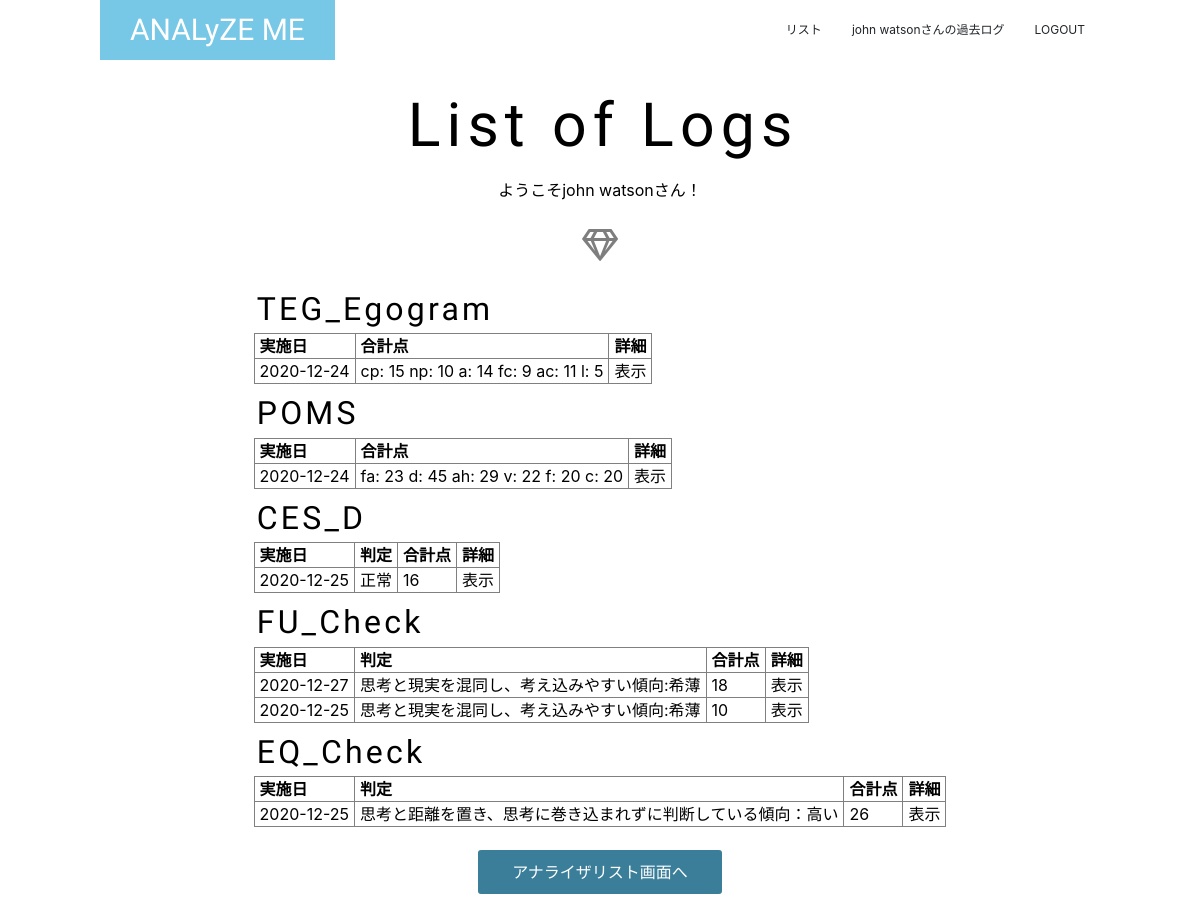
Page /logs/ (signed in) on the committed database.
### analyze_me/models/user.py (models this page shows, shortened)
class User(UserMixin, db.Model):
    __tablename__ = 'user'
    id = db.Column(db.Integer, primary_key=True)
    user_id = db.Column(db.String(50), unique=True)
    name = db.Column(db.String(30))
    password = db.Column(db.String(20), unique=True)
    created_at = db.Column(db.DateTime)
    fu_results = relationship('FU_results')
    eq_results = relationship('EQ_results')
    ces_results = relationship('CES_results')
    pom_results = relationship('POM_results')
    teg_results = relationship('TEG_results')

### analyze_me/models/results.py (models this page shows, shortened)
class TEG_results(db.Model):
    __tablename__ = 'teg_results'
    id = db.Column(db.Integer, primary_key=True, nullable=False)
    answers = db.Column(db.PickleType, nullable=True)
    a_sum = db.Column(db.PickleType, nullable=True)
    created_at = db.Column(db.DateTime)
    user_id = db.Column(db.Integer, db.ForeignKey('user.id', onupdate='CASCADE', ondelete='CASCADE'), nullable=False)

class POM_results(db.Model):
    __tablename__ = 'pom_results'
    id = db.Column(db.Integer, primary_key=True, nullable=False)
    answers = db.Column(db.PickleType, nullable=True)
    a_sum = db.Column(db.PickleType, nullable=True)
    created_at = db.Column(db.DateTime)
    user_id = db.Column(db.Integer, db.ForeignKey('user.id', onupdate='CASCADE', ondelete='CASCADE'), nullable=False)

class CES_results(db.Model):
    __tablename__ = 'ces_results'
    id = db.Column(db.Integer, primary_key=True, nullable=False)
    answers = db.Column(db.PickleType, nullable=True)
    a_sum = db.Column(db.Integer, nullable=True)
    judge = db.Column(db.String(200), nullable=True)
    created_at = db.Column(db.DateTime)
    user_id = db.Column(db.Integer, db.ForeignKey('user.id', onupdate='CASCADE', ondelete='CASCADE'), nullable=False)

class FU_results(db.Model):
    __tablename__ = 'fu_results'
    id = db.Column(db.Integer, primary_key=True, nullable=False)
    answers = db.Column(db.PickleType, nullable=True)
    a_sum = db.Column(db.Integer, nullable=True)
    judge = db.Column(db.String(200), nullable=True)
    created_at = db.Column(db.DateTime)
    user_id = db.Column(db.Integer, db.ForeignKey('user.id', onupdate='CASCADE', ondelete='CASCADE'), nullable=False)

class EQ_results(db.Model):
    __tablename__ = 'eq_results'
    id = db.Column(db.Integer, primary_key=True, nullable=False)
    answers = db.Column(db.PickleType, nullable=True)
    a_sum = db.Column(db.Integer, nullable=True)
    judge = db.Column(db.String(200), nullable=True)
    created_at = db.Column(db.DateTime)
    user_id = db.Column(db.Integer, db.ForeignKey('user.id', onupdate='CASCADE', ondelete='CASCADE'), nullable=False)

### analyze_me/views/views.py (the view)
@views.route('/logs/')
@login_required
def show_logs():
    fu_results = views_service.find_all('fu')
    eq_results = views_service.find_all('eq')
    ces_results = views_service.find_all('ces')
    pom_results = views_service.find_all('pom')
    teg_results = views_service.find_all('teg')
    return render_template('logs/logs.html', fu_results=fu_results, \
                           eq_results=eq_results, ces_results=ces_results, \
                           pom_results=pom_results, teg_results=teg_results)

### analyze_me/__init__.py (called while the page is built)
@login_manager.user_loader
def load_user(user_id):
    return User.query.get(int(user_id))

### analyze_me/services/views_service.py (called while the page is built)
def find_all(ex_id):
    if ex_id == 'fu':
        return FU_results.query.filter(FU_results.user_id == current_user.id).order_by(FU_results.id.desc()).all()
    elif ex_id == 'eq':
        return EQ_results.query.filter(EQ_results.user_id == current_user.id).order_by(EQ_results.id.desc()).all()
    elif ex_id == 'ces':
        return CES_results.query.filter(CES_results.user_id == current_user.id).order_by(CES_results.id.desc()).all()
    elif ex_id == 'pom':
        session['pom_fac'] = ["fa", "d", "ah", "v", "f", "c"]
        return POM_results.query.filter(POM_results.user_id == current_user.id).order_by(POM_results.id.desc()).all()
    elif ex_id == 'teg':
        session['teg_fac'] = ["cp", "np", "a", "fc", "ac", "l"]
        return TEG_results.query.filter(TEG_results.user_id == current_user.id).order_by(TEG_results.id.desc()).all()

### analyze_me/templates/logs/logs.html (shortened to what this page needs)
{% extends "layout.html" %}
{% block body %}
<section class="logA">
    <div class="con">
        <h2>List of Logs</h2>
        <p>ようこそ{{ current_user.name }}さん！</p>
        <p class="symbol"><span class="far fa-gem"></span></p>
        <div class="test-block">
            <h5>TEG_Egogram</h5>
            <table border="1">
                {% if teg_results %}
                <tr>
                    <th>実施日</th>
                    <th>合計点</th>
                    <th>詳細</th>
                </tr>
                {% else %}
                    <p>結果がありません</p>
                {% endif %}
                {% for teg_res in teg_results %}
                <tr>
                    <td>
                        {{ "{0:%Y-%m-%d}".format(teg_res.created_at) }}
                    </td>
                    <td>
                        {% for fac in session.teg_fac %}
                            {{ fac }}: {{ teg_res.a_sum[loop.index-1] }}
                        {% endfor %}
                    </td>
                    <td>
                        <a href="{{ url_for('views.result', ex_id='teg', result_id=teg_res.id) }}" >
                            表示
                        </a>
                    </td>
                </tr>
                {% endfor %}
            </table>
        </div>
        <div class="test-block">
            <h5>POMS</h5>
            <table border="1">
                {% if pom_results %}
                <tr>
                    <th>実施日</th>
                    <th>合計点</th>
                    <th>詳細</th>
                </tr>
                {% else %}
                    <p>結果がありません</p>
                {% endif %}
                {% for pom_res in pom_results %}
                <tr>
                    <td>
                        {{ "{0:%Y-%m-%d}".format(pom_res.created_at) }}
                    </td>
                    <td>
                        {% for fac in session.pom_fac %}
                            {{ fac }}: {{ pom_res.a_sum[loop.index-1] }}
                        {% endfor %}
                    </td>
                    <td>
                        <a href="{{ url_for('views.result', ex_id='pom', result_id=pom_res.id) }}">
                            表示
                        </a>
                    </td>
                </tr>
                {% endfor %}
            </table>
        </div>
        <div class="test-block">
            <h5>CES_D</h5>
            <table border="1">
                {% if ces_results %}
                <tr>
                    <th>実施日</th>
                    <th>判定</th>
                    <th>合計点</th>
                    <th>詳細</th>
                </tr>
                {% else %}
                    <p>結果がありません</p>
                {% endif %}
                {% for ces_res in ces_results %}
                <tr>
                    <td>
                        {{ "{0:%Y-%m-%d}".format(ces_res.created_at) }}
                    </td>
                    <td>{{ ces_res.judge }}</td>
                    <td>{{ ces_res.a_sum }}</td>
                    <td>
                        <a href="{{ url_for('views.result', ex_id='ces', result_id=ces_res.id) }}">
                            表示
                        </a>
                    </td>
                </tr>
                {% endfor %}
            </table>
        </div>
        <div class="test-block">
            <h5>FU_Check</h5>
            <table border="1">
                {% if fu_results %}
                <tr>
                    <th>実施日</th>
                    <th>判定</th>
                    <th>合計点</th>
                    <th>詳細</th>
                </tr>
                {% else %}
                    <p>結果がありません</p>
                {% endif %}
                {% for fu_res in fu_results %}
                <tr>
                    <td>
                        {{ "{0:%Y-%m-%d}".format(fu_res.created_at) }}
                    </td>
                    <td>{{ fu_res.judge }}</td>
                    <td>{{ fu_res.a_sum }}</td>
                    <td/>
                        <a href="{{ url_for('views.result', ex_id='fu', result_id=fu_res.id) }}">
                            表示
                        </a>
                </tr>
                {% endfor %}
            </table>
        </div>
        <div class="test-block">
            <h5>EQ_Check</h5>
            <table border="1">
                {% if eq_results %}
                <tr>
                    <th>実施日</th>
                    <th>判定</th>
                    <th>合計点</th>
                    <th>詳細</th>
                </tr>
                {% else %}
                    <p>結果がありません</p>
                {% endif %}
                {% for eq_res in eq_results %}
                <tr>
                    <td>
                        {{ "{0:%Y-%m-%d}".format(eq_res.created_at) }}
                    </td>
                    <td>{{ eq_res.judge }}</td>
                    <td>{{ eq_res.a_sum }}</td>
                    <td>
                        <a href="{{ url_for('views.result', ex_id='eq', result_id=eq_res.id) }}">
                            表示
                        </a>
                    </td>
                </tr>
                {% endfor %}
            </table>
        </div>
        <a href="{{ url_for('analyzes.analyzer_list') }}" class="list-btn">アナライザリスト画面へ</a>
    </div>
</section>
{% endblock %}

### analyze_me/templates/layout.html (shortened to what this page needs)
<!DOCTYPE html>
<html lang="ja">
<head>
    {% block head %}
    <link rel="stylesheet" href="{{ url_for('static', filename='style.css')}}">
    <link rel="stylesheet" href="https://stackpath.bootstrapcdn.com/bootstrap/4.5.0/css/bootstrap.min.css">
    <link rel="stylesheet" href="https://use.fontawesome.com/releases/v5.15.1/css/all.css">
    {% endblock %}
</head>
<body>
<div>
    <header>
        <nav class="conH">
            <div class="conH-small">
                <a class="headA" href="{{ url_for('views.index') }}">ANALyZE ME</a>
            </div>
            <div class="headB">
                <ul>
                    <li>
                        <a href="{{ url_for('analyzes.analyzer_list') }}">リスト</a>
                    </li>
                    {% if not current_user.is_authenticated %}
                    <li>
                        <a href="{{ url_for('auth.login') }}">LOGIN</a>
                    </li>
                    {% else %}
                    <li>
                        <a href="{{ url_for('views.show_logs') }}"><span>{{ current_user.name }}さんの</span>過去ログ</a>
                    </li>
                    <li>
                        <a href="{{ url_for('auth.logout') }}">LOGOUT</a>
                    </li>
                    {% endif %}
                </ul>
            </div>
        </nav>
    </header>
    {% block body %}{% endblock %}
</div>
</body>
</html>

### analyze_me/static/style.css (style rules this page uses)
:root { --main-color: #77C7E6; --accent-color: #E68E9F; --dark-color: #3A7E99; --opposite-color: #9AE665; --text-bright-color: #fff; --text-dark-color: #000; --gray-color: #ddd; --large-width: 1000px; --middle-width: 900px; }
@media (min-width: 800px) { :root { font-size: 16px; } }
body { margin: 0; font-family: 'メイリオ', 'Hiragino Kaku Gothic Pro', 'sans-serif'; }
.logA { display: flex; align-items: start; justify-content: center; height: 100vh; min-height: 450px; width: 100vw; min-width: 400px; color: #000; color: var(--text-dark-color); text-align: center; margin-left: auto; margin-right: auto; }
.logA .con { margin-top: 60px; max-width: 900px; max-width: var(--middle-width); margin-left: auto; margin-right: auto; }
.logA h2 { margin: 30px 0 0; font-family: 'Big Shoulders Stencil Display', cursive; font-size: 3.8rem; letter-spacing: 0.1em; margin-left: 0.1em; }
.logA .symbol { margin: 1.25rem; padding: 0; border: none; outline: none; background: none; font-size: 2rem; opacity: 0.5; }
.logA p { margin: 15px 0; }
.logA h5 { margin: 10px 0 5px 0; font-family: 'Big Shoulders Stencil Display', cursive; font-size: 2rem; letter-spacing: 0.1em; margin-left: 0.1em; tex-align: left; }
.logA .test-block { text-align: left; }
.logA table { margin-bottom: 10px; }
.logA th, .logA td { padding: 0 5px; }
.logA a { display: block; color: inherit; text-decoration: none; }
.logA .list-btn { display: inline-block; padding: 10px; margin: 10px 2px 0.5rem 2px; width: 250px; border: solid 3px currentColor; border-radius: 6px; background-color: #3A7E99; background-color: var(--dark-color); color: #fff; color: var(--text-bright-color); text-decoration: none; }
@media (min-width: 800px) { .logA table { font-size: 16px; } }
header { position: absolute; top: 0; left: 0; z-index: 100; width: 100%; background-color: rgba(255,255,255,0.5); }
.headA { display: inline-block; line-height: 60px; padding-left: 30px; padding-right: 30px; background-color: #77C7E6; background-color: var(--main-color); color: #fff; color: var(--text-bright-color); font-family: 'Big Shoulders Stencil Display', cursive; font-size: 30px; text-decoration: none; }
.headB ul { margin: 0; padding: 0; list-style: none; }
.headB a { display: block; padding: 15px; color: inherit; font-size: 12px; text-decoration: none; }
@media (min-width: 768px) { header .conH { display: flex; align-items: center; justify-content: space-between; max-width: 1000px; max-width: var(--large-width); margin-left: auto; margin-right: auto; } }
@media (min-width: 768px) { .headB ul { display: flex; } }
@media (min-width: 768px) { .headB { display: block !important; } }

### rows in the picture
User: name "john watson"
TEG_results: created_at "2020-12-24", teg_fac "cp" "np" "a" "fc" "ac" "l", a_sum "15" "10" "14" "9" "11" "5"
POM_results: created_at "2020-12-24", pom_fac "fa" "d" "ah" "v" "f" "c", a_sum "23" "45" "29" "22" "20" "20"
CES_results: created_at "2020-12-25", judge "正常", a_sum "16"
FU_results: created_at "2020-12-27", judge "思考と現実を混同し、考え込みやすい傾向:希薄", a_sum "18"
FU_results: created_at "2020-12-25", judge "思考と現実を混同し、考え込みやすい傾向:希薄", a_sum "10"
EQ_results: created_at "2020-12-25", judge "思考と距離を置き、思考に巻き込まれずに判断している傾向：高い", a_sum "26"
